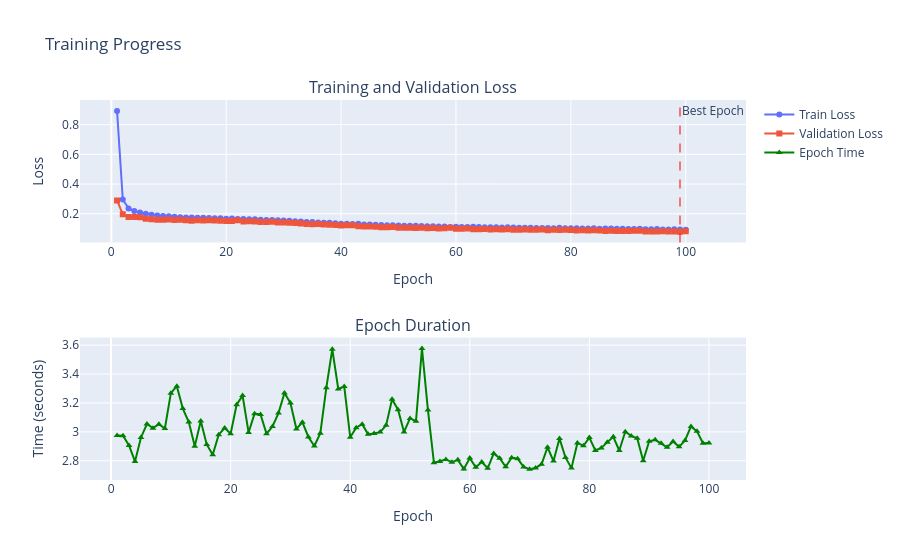

Here is the notebook cell this chart was saved with:
### Code cell
experiment = runner.run("base")

plot_training_curves(experiment.history)
